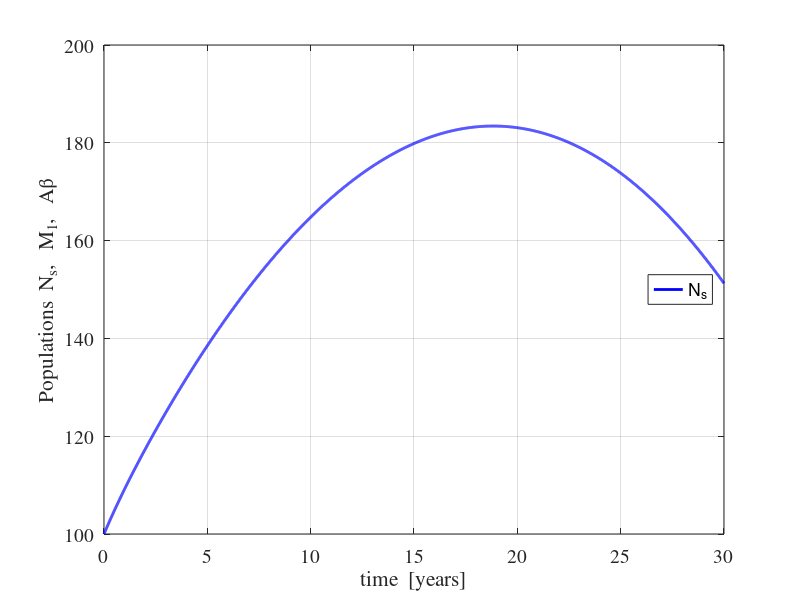
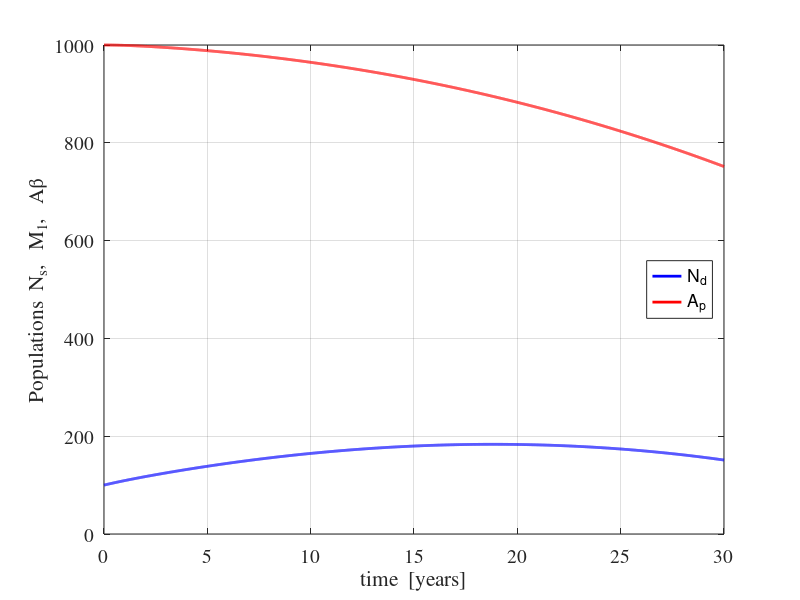

Source code (MATLAB) for these figures, in order:
% ADA.m

% 10 07 2020 Matlab 2019b
% AD  Alzheimer's Dissease  


clear
close all
clc

global a g w b d

tic

% CONSTANTS  ==========================================================

% alpha
  a(1)  = 1e-5;  a(2)  = 1e-3;  a(3)  = 1e-2;  a(4)  = 1e-4;
  a(5)  = 1e-2;  a(6)  = 1e-2;  a(7)  = 1e-4;  a(8)  = 1e-2;
  a(9)  = 1e-2;  a(10) = 1e-2;  a(11) = 1e-2;  a(12) = 1e-4;
  a(13) = 1e-2;  a(14) = 1e-4;  a(15) = 1;     a(16) = 1e-2;
  a(17) = 1;   % alpha_r

% gamma
  g = 1e-3;
% omega
  w = 1e-2;
% beta 
  b = 0.06;
% delta
  d = 0.03;

% Time
  N = 5999; tMax = 30;
  t = linspace(0,tMax,N);
  h = t(2) - t(1);
  
% VARIABLES and INITIAL VALUES  =======================================

% neuron pop: survived
  Ns = zeros(N,1); Ns(1) = 1e4;
% neuron pop: dead
  Nd = zeros(N,1); Nd(1) = 1e2;  
% Astroglia: quiescenent
  Aq = zeros(N,1); Aq(1) = 1e5;
% Astroglia: proliferation
  Ap = zeros(N,1); Ap(1) = 1e3;
% Microglia: normal - resting / antiflammatory
  M2 = zeros(N,1); M2(1) = 1e5;
% Microglia: reactive - active pro-inflamatory
  M1 = zeros(N,1); M1(1) = 1e3;  
% Microglia: neutral
  M3 = zeros(N,1); M3(1) = 1e3;  
% Amyloid-beta peptide: number of molecules  
  Ab = zeros(N,1); Ab(1) = 1e3;
  

  for n = 1: N-1
  
   Ns(n+1) = Ns(n) + h*(a(1)*Aq(n) - a(2)*Ap(n) - a(3)*M1(n));
 
   Nd(n+1) = Nd(n) + h*(- a(1)*Aq(n) + a(2)*Ap(n) + a(3)*M1(n));
  
   Aq(n+1) = Aq(n) + h*(a(4)*M2(n) - a(5)*M1(n));
   
   Ap(n+1) = Ap(n) + h*(- a(4)*M2(n) + a(5)*M1(n));
   
   M2(n+1) = M2(n) + h*((a(6)+a(11))*Ns(n) - a(10)*Nd(n) + (a(7)+a(12))*Aq(n) ...
             - a(9)*M1(n) + a(14)*M2(n) - (a(8)+a(13))*Ab(n)); 

   M1(n+1) = M1(n) + h*(-(a(6)+a(11))*Ns(n) + a(10)*Nd(n) - (a(7)+a(12))*Aq(n) ...
             + a(9)*M1(n) - a(14)*M2(n) + (a(8)+a(13))*Ab(n)); 
         
   Ab(n+1) = Ab(n) + h*(a(15)*Ns(n) - a(16)*M2(n) - a(17)*Ab(n)) ;
   
%   M3(n+1) = M3(n) + w - b*M1(n) + d*M3(n);
      
  end

%  0.00001.*x(3)-0.001.*x(4)-0.01.*x(6)
% -0.00001.*x(3)+0.001.*x(4)+0.01.*x(6)
%  0.0001.*x(5)-0.01.*x(6)
% -0.0001.*x(5)+0.01.*x(6)
%  (0.01+0.01).*x(1)-0.01.*x(2)+(0.0001+0.0001).*x(3)-0.01.*x(6)+0.0001.*x(5)-(0.01+0.01).*x(7)
% -(0.01+0.01).*x(1)+0.01.*x(2)-(0.0001+0.0001).*x(3)+0.01.*x(6)-0.0001.*x(5)+(0.01+0.01).*x(7)
% 1.*x(1)-0.01.*x(5)-1.*x(7)+0.01.*x(8)
% 0.01-0.06.*x(6)+0.03.*x(8)]);
  
  
% GRAPHICS  ===========================================================

figure(1)
   set(gcf,'units','normalized');
   set(gcf,'position',[0.02 0.10 0.25 0.3]);
   set(gcf,'color','w');
   
   FS = 14;
   
   xP = t; yP = Nd;
   plot(xP,yP,'b','linewidth',2)
%    hold on
%    yP = M1;
%    plot(xP,yP,'r','linewidth',2)
%    yP = Ab;
%    plot(xP,yP,'g','linewidth',2)
   grid on
   box on
  
   xlabel('time  [years]')
   ylabel('Populations  N_s,   M_1,   A\beta') 
   legend('N_s', 'M_1', 'A\beta','location','east')
   set(gca,'fontsize',FS,'fontname','times')
  
figure(2)
   set(gcf,'units','normalized');
   set(gcf,'position',[0.32 0.10 0.25 0.3]);
   set(gcf,'color','w');
   
   FS = 14;
   
   xP = t; yP = Nd;
   plot(xP,yP,'b','linewidth',2)
   hold on
   yP = Ap;
   plot(xP,yP,'r','linewidth',2)
   yP = Ab;
 %  plot(xP,yP,'g','linewidth',2)
   grid on
   box on
  
   xlabel('time  [years]')
   ylabel('Populations  N_s,   M_1,   A\beta') 
   legend('N_d', 'A_p','location','east')
   set(gca,'fontsize',FS,'fontname','times')   
   

toc   
   
